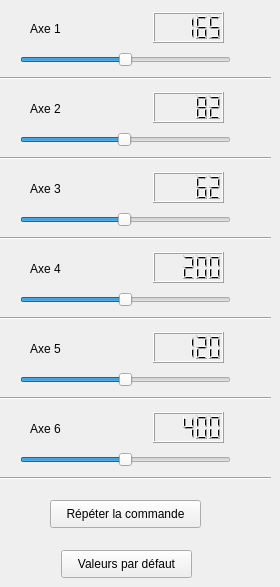
  <widget class="QWidget" name="tab_2">
   <property name="autoFillBackground">
    <bool>false</bool>
   </property>
   <attribute name="title">
    <string>Commande articulaire</string>
   </attribute>
   <widget class="QLabel" name="label_14">
    <property name="geometry">
     <rect>
      <x>30</x>
      <y>20</y>
      <width>62</width>
      <height>18</height>
     </rect>
    </property>
    <property name="text">
     <string>Axe 1</string>
    </property>
   </widget>
   <widget class="QSlider" name="horizontalSlider">
    <property name="geometry">
     <rect>
      <x>20</x>
      <y>50</y>
      <width>211</width>
      <height>19</height>
     </rect>
    </property>
    <property name="autoFillBackground">
     <bool>false</bool>
    </property>
    <property name="maximum">
     <number>330</number>
    </property>
    <property name="singleStep">
     <number>1</number>
    </property>
    <property name="value">
     <number>165</number>
    </property>
    <property name="orientation">
     <enum>Qt::Horizontal</enum>
    </property>
   </widget>
   <widget class="QLCDNumber" name="lcdNumber_2">
    <property name="geometry">
     <rect>
      <x>153</x>
      <y>12</y>
      <width>71</width>
      <height>31</height>
     </rect>
    </property>
    <property name="value" stdset="0">
     <double>165.000000000000000</double>
    </property>
   </widget>
   <widget class="Line" name="line_12">
    <property name="geometry">
     <rect>
      <x>0</x>
      <y>70</y>
      <width>271</width>
      <height>16</height>
     </rect>
    </property>
    <property name="orientation">
     <enum>Qt::Horizontal</enum>
    </property>
   </widget>
   <widget class="QLabel" name="label_15">
    <property name="geometry">
     <rect>
      <x>30</x>
      <y>100</y>
      <width>62</width>
      <height>18</height>
     </rect>
    </property>
    <property name="text">
     <string>Axe 2</string>
    </property>
   </widget>
   <widget class="Line" name="line_13">
    <property name="geometry">
     <rect>
      <x>0</x>
      <y>150</y>
      <width>271</width>
      <height>16</height>
     </rect>
    </property>
    <property name="orientation">
     <enum>Qt::Horizontal</enum>
    </property>
   </widget>
   <widget class="QLCDNumber" name="lcdNumber_3">
    <property name="geometry">
     <rect>
      <x>153</x>
      <y>92</y>
      <width>71</width>
      <height>31</height>
     </rect>
    </property>
    <property name="value" stdset="0">
     <double>82.000000000000000</double>
    </property>
   </widget>
   <widget class="QSlider" name="horizontalSlider_2">
    <property name="geometry">
     <rect>
      <x>20</x>
      <y>130</y>
      <width>211</width>
      <height>19</height>
     </rect>
    </property>
    <property name="maximum">
     <number>165</number>
    </property>
    <property name="singleStep">
     <number>1</number>
    </property>
    <property name="value">
     <number>82</number>
    </property>
    <property name="orientation">
     <enum>Qt::Horizontal</enum>
    </property>
   </widget>
   <widget class="QLabel" name="label_16">
    <property name="geometry">
     <rect>
      <x>30</x>
      <y>180</y>
      <width>62</width>
      <height>18</height>
     </rect>
    </property>
    <property name="text">
     <string>Axe 3</string>
    </property>
   </widget>
   <widget class="Line" name="line_14">
    <property name="geometry">
     <rect>
      <x>0</x>
      <y>230</y>
      <width>271</width>
      <height>16</height>
     </rect>
    </property>
    <property name="orientation">
     <enum>Qt::Horizontal</enum>
    </property>
   </widget>
   <widget class="QLCDNumber" name="lcdNumber_4">
    <property name="geometry">
     <rect>
      <x>153</x>
      <y>172</y>
      <width>71</width>
      <height>31</height>
     </rect>
    </property>
    <property name="value" stdset="0">
     <double>62.000000000000000</double>
    </property>
   </widget>
   <widget class="QSlider" name="horizontalSlider_3">
    <property name="geometry">
     <rect>
      <x>20</x>
      <y>210</y>
      <width>211</width>
      <height>19</height>
     </rect>
    </property>
    <property name="maximum">
     <number>125</number>
    </property>
    <property name="singleStep">
     <number>1</number>
    </property>
    <property name="value">
     <number>62</number>
    </property>
    <property name="orientation">
     <enum>Qt::Horizontal</enum>
    </property>
   </widget>
   <widget class="QLabel" name="label_17">
    <property name="geometry">
     <rect>
      <x>30</x>
      <y>260</y>
      <width>62</width>
      <height>18</height>
     </rect>
    </property>
    <property name="text">
     <string>Axe 4</string>
    </property>
   </widget>
   <widget class="Line" name="line_15">
    <property name="geometry">
     <rect>
      <x>0</x>
      <y>310</y>
      <width>271</width>
      <height>16</height>
     </rect>
    </property>
    <property name="orientation">
     <enum>Qt::Horizontal</enum>
    </property>
   </widget>
   <widget class="QLCDNumber" name="lcdNumber_5">
    <property name="geometry">
     <rect>
      <x>153</x>
      <y>252</y>
      <width>71</width>
      <height>31</height>
     </rect>
    </property>
    <property name="value" stdset="0">
     <double>200.000000000000000</double>
    </property>
   </widget>
   <widget class="QSlider" name="horizontalSlider_4">
    <property name="geometry">
     <rect>
      <x>20</x>
      <y>290</y>
      <width>211</width>
      <height>19</height>
     </rect>
    </property>
    <property name="maximum">
     <number>400</number>
    </property>
    <property name="singleStep">
     <number>1</number>
    </property>
    <property name="value">
     <number>200</number>
    </property>
    <property name="orientation">
     <enum>Qt::Horizontal</enum>
    </property>
   </widget>
   <widget class="QLabel" name="label_18">
    <property name="geometry">
     <rect>
      <x>30</x>
      <y>340</y>
      <width>62</width>
      <height>18</height>
     </rect>
    </property>
    <property name="text">
     <string>Axe 5</string>
    </property>
   </widget>
   <widget class="Line" name="line_16">
    <property name="geometry">
     <rect>
      <x>0</x>
      <y>390</y>
      <width>271</width>
      <height>16</height>
     </rect>
    </property>
    <property name="orientation">
     <enum>Qt::Horizontal</enum>
    </property>
   </widget>
   <widget class="QLCDNumber" name="lcdNumber_6">
    <property name="geometry">
     <rect>
      <x>153</x>
      <y>332</y>
      <width>71</width>
      <height>31</height>
     </rect>
    </property>
    <property name="value" stdset="0">
     <double>120.000000000000000</double>
    </property>
   </widget>
   <widget class="QSlider" name="horizontalSlider_5">
    <property name="geometry">
     <rect>
      <x>20</x>
      <y>370</y>
      <width>211</width>
      <height>19</height>
     </rect>
    </property>
    <property name="maximum">
     <number>240</number>
    </property>
    <property name="singleStep">
     <number>1</number>
    </property>
    <property name="value">
     <number>120</number>
    </property>
    <property name="orientation">
     <enum>Qt::Horizontal</enum>
    </property>
   </widget>
   <widget class="QLabel" name="label_19">
    <property name="geometry">
     <rect>
      <x>30</x>
      <y>420</y>
      <width>62</width>
      <height>18</height>
     </rect>
    </property>
    <property name="text">
     <string>Axe 6</string>
    </property>
   </widget>
   <widget class="Line" name="line_17">
    <property name="geometry">
     <rect>
      <x>0</x>
      <y>470</y>
      <width>271</width>
      <height>16</height>
     </rect>
    </property>
    <property name="orientation">
     <enum>Qt::Horizontal</enum>
    </property>
   </widget>
   <widget class="QLCDNumber" name="lcdNumber_7">
    <property name="geometry">
     <rect>
      <x>153</x>
      <y>412</y>
      <width>71</width>
      <height>31</height>
     </rect>
    </property>
    <property name="value" stdset="0">
     <double>400.000000000000000</double>
    </property>
   </widget>
   <widget class="QSlider" name="horizontalSlider_6">
    <property name="geometry">
     <rect>
      <x>20</x>
      <y>450</y>
      <width>211</width>
      <height>19</height>
     </rect>
    </property>
    <property name="maximum">
     <number>800</number>
    </property>
    <property name="singleStep">
     <number>1</number>
    </property>
    <property name="value">
     <number>400</number>
    </property>
    <property name="orientation">
     <enum>Qt::Horizontal</enum>
    </property>
   </widget>
   <widget class="QPushButton" name="pushButton_7">
    <property name="geometry">
     <rect>
      <x>50</x>
      <y>500</y>
      <width>151</width>
      <height>28</height>
     </rect>
    </property>
    <property name="text">
     <string>Répéter la commande</string>
    </property>
   </widget>
   <widget class="QPushButton" name="reset_sliders">
    <property name="geometry">
     <rect>
      <x>61</x>
      <y>550</y>
      <width>131</width>
      <height>28</height>
     </rect>
    </property>
    <property name="text">
     <string>Valeurs par défaut</string>
    </property>
   </widget>
  </widget>
